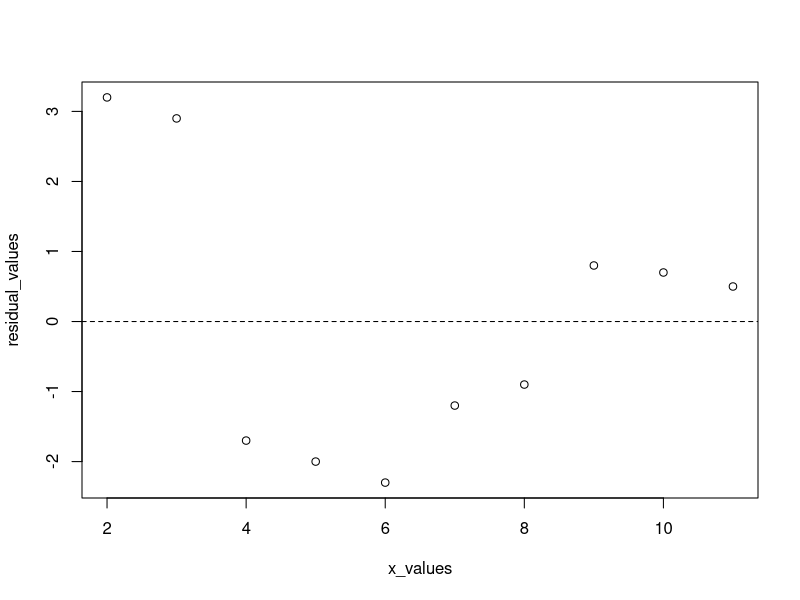

Write R code to recreate this figure.
#Chad Huntebrinker

#Problem 3.9
x_values <- c(2, 3, 4, 5, 6, 7, 8, 9, 10, 11)
residual_values <- c(3.2, 2.9, -1.7, -2.0, -2.3, -1.2, -0.9, 0.8, 0.7, 0.5)

plot(residual_values ~ x_values)
abline(h = 0, lty = 2)
